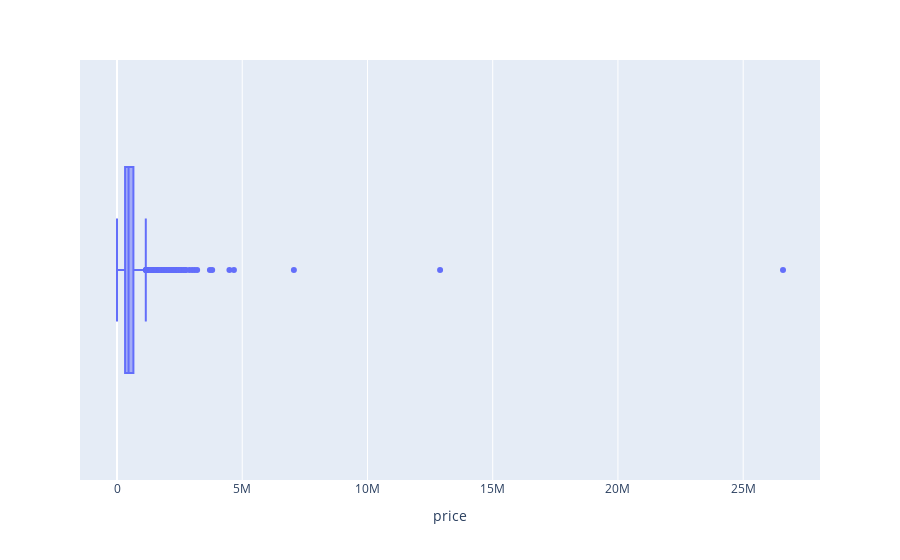

The notebook cell saved with this chart:
### Code cell
px.box(df, x = 'price')

### Figure 1 — Plotly figure (JSON) as saved in the notebook; plotly's stock layout.template omitted (floating-point values rounded to 4 significant figures; data arrays with more than 128 entries replaced by an {"elided": "..."} marker saying what was removed)
{"data": [{"alignmentgroup": "True", "hovertemplate": "price=%{x}<extra></extra>", "legendgroup": "", "marker": {"color": "#636efa"}, "name": "", "notched": false, "offsetgroup": "", "orientation": "h", "showlegend": false, "type": "box", "x": {"elided": "4600 float values"}, "x0": " ", "xaxis": "x", "y0": " ", "yaxis": "y"}], "layout": {"boxmode": "group", "legend": {"tracegroupgap": 0}, "margin": {"t": 60}, "xaxis": {"anchor": "y", "domain": [0, 1], "title": {"text": "price"}}, "yaxis": {"anchor": "x", "domain": [0, 1]}}}
